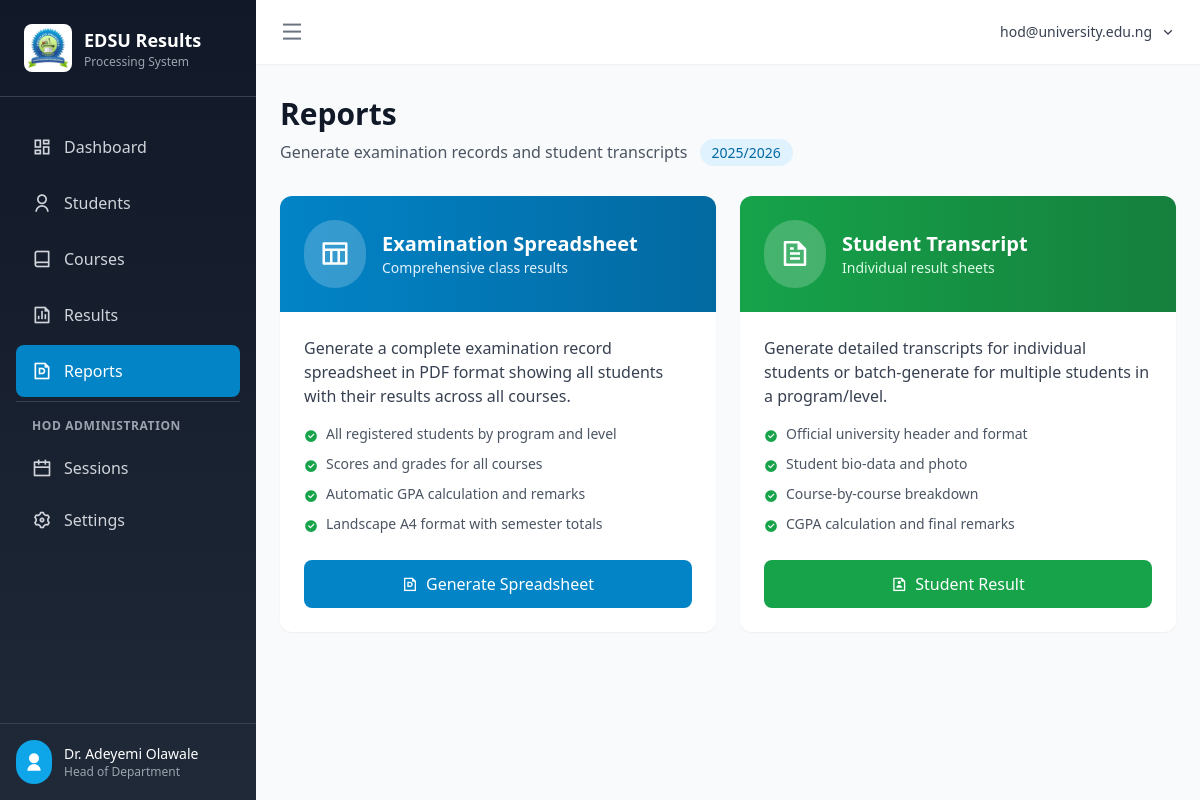
/reports/ (signed in), run on the app's committed database.
### app/models.py (models this page shows, shortened)
class User(UserMixin, db.Model):
    __tablename__ = 'users'
    id = db.Column(db.Integer, primary_key=True)
    username = db.Column(db.String(120), unique=True, nullable=False, index=True)  # University email
    email = db.Column(db.String(120), unique=True, nullable=False, index=True)
    password_hash = db.Column(db.String(256), nullable=False)
    full_name = db.Column(db.String(128), nullable=False)
    role = db.Column(db.String(20), default='lecturer')  # admin, hod, level_adviser, lecturer
    program = db.Column(db.String(64))  # Assigned program
    level = db.Column(db.Integer)  # Assigned level (100, 200, 300, 400)
    is_active = db.Column(db.Boolean, default=True)
    is_locked = db.Column(db.Boolean, default=False)  # Locked by HoD/Admin after 3 failed attempts
    failed_login_attempts = db.Column(db.Integer, default=0)
    locked_until = db.Column(db.DateTime)
    must_change_password = db.Column(db.Boolean, default=True)  # Force password change on first login
    last_login = db.Column(db.DateTime)
    last_login_ip = db.Column(db.String(45))  # IP address of last login
    last_login_device = db.Column(db.String(256))  # User agent of last login
    created_by = db.Column(db.Integer, db.ForeignKey('users.id'))  # HoD/Admin who created this account
    created_at = db.Column(db.DateTime, default=datetime.utcnow)
    updated_at = db.Column(db.DateTime, default=datetime.utcnow, onupdate=datetime.utcnow)

class AcademicSession(db.Model):
    __tablename__ = 'academic_sessions'
    id = db.Column(db.Integer, primary_key=True)
    session_name = db.Column(db.String(20), unique=True, nullable=False)  # e.g., "2025/2026"
    is_current = db.Column(db.Boolean, default=False)
    created_at = db.Column(db.DateTime, default=datetime.utcnow)
    students = db.relationship('Student', backref='session', lazy='dynamic')
    results = db.relationship('Result', backref='session', lazy='dynamic')

### app/routes/reports.py (the view)
@reports_bp.route('/')
@login_required
def index():
    current_session = AcademicSession.query.filter_by(is_current=True).first()
    level_access, program_access = get_accessible_filters()
    return render_template('reports/index.html',
                           current_session=current_session,
                           levels=Config.LEVELS,
                           programs=Config.PROGRAMS,
                           semesters=Config.SEMESTERS,
                           level_access=level_access,
                           program_access=program_access)

### app/models.py (called while the page is built)
@login_manager.user_loader
def load_user(user_id):
    return User.query.get(int(user_id))

### app/utils/grading.py (called while the page is built)
def get_accessible_filters():
    if current_user.role == 'hod':
        return None, None
    return current_user.level, current_user.program

### app/templates/reports/index.html (shortened to what this page needs)
{% extends "base.html" %}
{% block content %}
<div class="mb-8">
    <div>
        <h1 class="text-3xl font-bold text-gray-900 mb-2">Reports</h1>
        <p class="text-gray-600">
            Generate examination records and student transcripts
            {% if current_session %}
            <span class="ml-2 px-3 py-1 bg-primary-100 text-primary-700 rounded-full text-sm font-medium">
                {{ current_session.session_name }}
            </span>
            {% endif %}
        </p>
    </div>
</div>
<div class="grid grid-cols-1 md:grid-cols-2 gap-6 mb-8">
    <div class="bg-white rounded-xl shadow-sm overflow-hidden hover:shadow-md transition-shadow">
        <div class="bg-gradient-to-r from-primary-600 to-primary-700 p-6 text-white">
            <div class="flex items-center">
                <div class="bg-white bg-opacity-20 rounded-full p-4 mr-4">
                    <i class="ri-table-line text-3xl"></i>
                </div>
                <div>
                    <h3 class="text-xl font-bold">Examination Spreadsheet</h3>
                    <p class="text-primary-100 text-sm">Comprehensive class results</p>
                </div>
            </div>
        </div>
        <div class="p-6">
            <p class="text-gray-700 mb-4">Generate a complete examination record spreadsheet in PDF format showing all students with their results across all courses.</p>
            <ul class="space-y-2 mb-6">
                <li class="flex items-start text-sm text-gray-600">
                    <i class="ri-checkbox-circle-fill text-green-600 mr-2 mt-0.5"></i>
                    <span>All registered students by program and level</span>
                </li>
                <li class="flex items-start text-sm text-gray-600">
                    <i class="ri-checkbox-circle-fill text-green-600 mr-2 mt-0.5"></i>
                    <span>Scores and grades for all courses</span>
                </li>
                <li class="flex items-start text-sm text-gray-600">
                    <i class="ri-checkbox-circle-fill text-green-600 mr-2 mt-0.5"></i>
                    <span>Automatic GPA calculation and remarks</span>
                </li>
                <li class="flex items-start text-sm text-gray-600">
                    <i class="ri-checkbox-circle-fill text-green-600 mr-2 mt-0.5"></i>
                    <span>Landscape A4 format with semester totals</span>
                </li>
            </ul>
            <a href="{{ url_for('reports.spreadsheet') }}" class="block w-full px-4 py-3 bg-primary-600 text-white text-center rounded-lg hover:bg-primary-700 transition-colors font-medium">
                <i class="ri-file-pdf-line mr-2"></i>Generate Spreadsheet
            </a>
        </div>
    </div>
    <div class="bg-white rounded-xl shadow-sm overflow-hidden hover:shadow-md transition-shadow">
        <div class="bg-gradient-to-r from-green-600 to-green-700 p-6 text-white">
            <div class="flex items-center">
                <div class="bg-white bg-opacity-20 rounded-full p-4 mr-4">
                    <i class="ri-file-text-line text-3xl"></i>
                </div>
                <div>
                    <h3 class="text-xl font-bold">Student Transcript</h3>
                    <p class="text-green-100 text-sm">Individual result sheets</p>
                </div>
            </div>
        </div>
        <div class="p-6">
            <p class="text-gray-700 mb-4">Generate detailed transcripts for individual students or batch-generate for multiple students in a program/level.</p>
            <ul class="space-y-2 mb-6">
                <li class="flex items-start text-sm text-gray-600">
                    <i class="ri-checkbox-circle-fill text-green-600 mr-2 mt-0.5"></i>
                    <span>Official university header and format</span>
                </li>
                <li class="flex items-start text-sm text-gray-600">
                    <i class="ri-checkbox-circle-fill text-green-600 mr-2 mt-0.5"></i>
                    <span>Student bio-data and photo</span>
                </li>
                <li class="flex items-start text-sm text-gray-600">
                    <i class="ri-checkbox-circle-fill text-green-600 mr-2 mt-0.5"></i>
                    <span>Course-by-course breakdown</span>
                </li>
                <li class="flex items-start text-sm text-gray-600">
                    <i class="ri-checkbox-circle-fill text-green-600 mr-2 mt-0.5"></i>
                    <span>CGPA calculation and final remarks</span>
                </li>
            </ul>
            <a href="{{ url_for('students.index') }}" class="block w-full px-4 py-3 bg-green-600 text-white text-center rounded-lg hover:bg-green-700 transition-colors font-medium">
                <i class="ri-file-user-line mr-2"></i>Student Result
            </a>
        </div>
    </div>
</div>
{% endblock %}

### app/templates/base.html (shortened to what this page needs)
<!DOCTYPE html>
<html lang="en">
<head>
    <script src="{{ url_for('static', filename='css/tailwind.min.js') }}"></script>
    <link href="{{ url_for('static', filename='css/remixicon.css') }}" rel="stylesheet">
</head>
<body class="bg-gray-50 antialiased">
    {% if current_user.is_authenticated %}
    <div class="min-h-screen flex" x-data="{ sidebarOpen: true }">
        <aside :class="sidebarOpen ? 'w-64' : 'w-20'" class="fixed left-0 top-0 h-screen bg-gradient-to-b from-gray-900 to-gray-800 text-white transition-all duration-300 ease-in-out flex flex-col z-50">
            <div class="p-6 border-b border-gray-700">
                <div class="flex items-center space-x-3">
                    <div class="bg-white rounded-lg p-1 flex-shrink-0">
                        <img src="{{ url_for('static', filename='logos/university_logo.jpg') }}"
                             alt="EDSU Logo"
                             class="w-10 h-10 object-contain"
                             onerror="this.style.display='none'; this.nextElementSibling.style.display='flex';">
                    </div>
                    <div x-show="sidebarOpen" x-cloak>
                        <h1 class="text-lg font-bold">EDSU Results</h1>
                        <p class="text-xs text-gray-400">Processing System</p>
                    </div>
                </div>
            </div>
            <nav class="flex-1 px-4 py-6 space-y-1 overflow-y-auto">
                <a href="{{ url_for('dashboard.index') }}"
                   class="flex items-center space-x-3 px-4 py-3 rounded-lg transition-colors {{ 'bg-primary-600 text-white' if request.endpoint == 'dashboard.index' else 'text-gray-300 hover:bg-gray-700' }}">
                    <i class="ri-dashboard-line text-xl flex-shrink-0"></i>
                    <span x-show="sidebarOpen" x-cloak>Dashboard</span>
                </a>
                <a href="{{ url_for('students.index') }}"
                   class="flex items-center space-x-3 px-4 py-3 rounded-lg transition-colors {{ 'bg-primary-600 text-white' if 'students' in request.endpoint else 'text-gray-300 hover:bg-gray-700' }}">
                    <i class="ri-user-line text-xl flex-shrink-0"></i>
                    <span x-show="sidebarOpen" x-cloak>Students</span>
                </a>
                <a href="{{ url_for('courses.index') }}"
                   class="flex items-center space-x-3 px-4 py-3 rounded-lg transition-colors {{ 'bg-primary-600 text-white' if 'courses' in request.endpoint else 'text-gray-300 hover:bg-gray-700' }}">
                    <i class="ri-book-line text-xl flex-shrink-0"></i>
                    <span x-show="sidebarOpen" x-cloak>Courses</span>
                </a>
                <a href="{{ url_for('results.index') }}"
                   class="flex items-center space-x-3 px-4 py-3 rounded-lg transition-colors {{ 'bg-primary-600 text-white' if 'results' in request.endpoint else 'text-gray-300 hover:bg-gray-700' }}">
                    <i class="ri-file-chart-line text-xl flex-shrink-0"></i>
                    <span x-show="sidebarOpen" x-cloak>Results</span>
                </a>
                <a href="{{ url_for('reports.index') }}"
                   class="flex items-center space-x-3 px-4 py-3 rounded-lg transition-colors {{ 'bg-primary-600 text-white' if 'reports' in request.endpoint else 'text-gray-300 hover:bg-gray-700' }}">
                    <i class="ri-file-pdf-line text-xl flex-shrink-0"></i>
                    <span x-show="sidebarOpen" x-cloak>Reports</span>
                </a>
                {% if current_user.role == 'hod' %}
                <div class="pt-4 mt-4 border-t border-gray-700">
                    <p x-show="sidebarOpen" x-cloak class="px-4 text-xs font-semibold text-gray-400 uppercase tracking-wider mb-2">HoD Administration</p>
                    <a href="{{ url_for('dashboard.sessions') }}"
                       class="flex items-center space-x-3 px-4 py-3 rounded-lg transition-colors {{ 'bg-primary-600 text-white' if request.endpoint == 'dashboard.sessions' else 'text-gray-300 hover:bg-gray-700' }}">
                        <i class="ri-calendar-line text-xl flex-shrink-0"></i>
                        <span x-show="sidebarOpen" x-cloak>Sessions</span>
                    </a>
                    <a href="{{ url_for('settings.index') }}"
                       class="flex items-center space-x-3 px-4 py-3 rounded-lg transition-colors {{ 'bg-primary-600 text-white' if 'settings' in request.endpoint else 'text-gray-300 hover:bg-gray-700' }}">
                        <i class="ri-settings-3-line text-xl flex-shrink-0"></i>
                        <span x-show="sidebarOpen" x-cloak>Settings</span>
                    </a>
                </div>
                {% endif %}
            </nav>
            <div class="p-4 border-t border-gray-700">
                <div class="flex items-center space-x-3">
                    <div class="bg-primary-500 rounded-full p-2 flex-shrink-0">
                        <i class="ri-user-fill text-xl"></i>
                    </div>
                    <div x-show="sidebarOpen" x-cloak class="flex-1 min-w-0">
                        <p class="text-sm font-medium truncate">{{ current_user.full_name }}</p>
                        <p class="text-xs text-gray-400">
                            {% if current_user.role == 'admin' %}Administrator
                            {% elif current_user.role == 'hod' %}Head of Department
                            {% elif current_user.role == 'level_adviser' %}Level Adviser
                            {% else %}Lecturer{% endif %}
                        </p>
                    </div>
                </div>
            </div>
        </aside>
        <div :class="sidebarOpen ? 'ml-64' : 'ml-20'" class="flex-1 flex flex-col overflow-hidden transition-all duration-300 ease-in-out">
            <header class="bg-white shadow-sm z-10">
                <div class="flex items-center justify-between px-6 py-4">
                    <button @click="sidebarOpen = !sidebarOpen" class="text-gray-500 hover:text-gray-700 focus:outline-none">
                        <i class="ri-menu-line text-2xl"></i>
                    </button>
                    <div class="flex items-center space-x-4">
                        <div x-data="{ open: false }" class="relative">
                            <button @click="open = !open" class="flex items-center space-x-2 text-gray-700 hover:text-gray-900 focus:outline-none">
                                <span class="text-sm font-medium">{{ current_user.username }}</span>
                                <i class="ri-arrow-down-s-line"></i>
                            </button>
                        </div>
                    </div>
                </div>
            </header>
            <main class="flex-1 overflow-y-auto bg-gray-50">
                <div class="max-w-7xl mx-auto px-6 py-8">
                    {% block content %}{% endblock %}
                </div>
            </main>
        </div>
    </div>
    {% endif %}
</body>
</html>

### data on the page
User: full_name "Dr. Adeyemi Olawale", username "hod@university.edu.ng"
AcademicSession: session_name "2025/2026"
